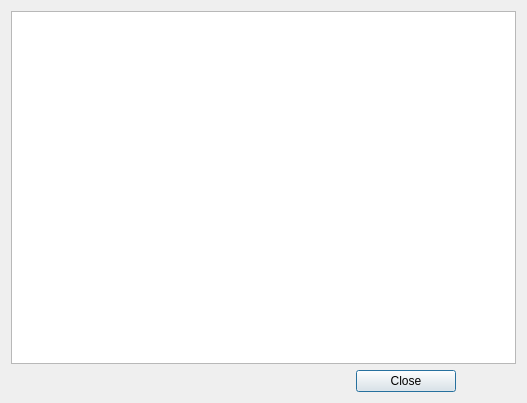
<?xml version="1.0" encoding="UTF-8"?>
<ui version="4.0">
 <class>TextViewBox</class>
 <widget class="QDialog" name="TextViewBox">
  <property name="geometry">
   <rect>
    <x>0</x>
    <y>0</y>
    <width>527</width>
    <height>403</height>
   </rect>
  </property>
  <property name="windowTitle">
   <string>Dialog</string>
  </property>
  <layout class="QVBoxLayout" name="verticalLayout">
   <item>
    <widget class="QTextBrowser" name="textBrowser"/>
   </item>
   <item>
    <layout class="QHBoxLayout" name="horizontalLayout">
     <item>
      <spacer name="horizontalSpacer">
       <property name="orientation">
        <enum>Qt::Horizontal</enum>
       </property>
       <property name="sizeHint" stdset="0">
        <size>
         <width>40</width>
         <height>20</height>
        </size>
       </property>
      </spacer>
     </item>
     <item>
      <widget class="QPushButton" name="pushButton">
       <property name="minimumSize">
        <size>
         <width>100</width>
         <height>0</height>
        </size>
       </property>
       <property name="text">
        <string>Close</string>
       </property>
      </widget>
     </item>
     <item>
      <spacer name="horizontalSpacer_2">
       <property name="orientation">
        <enum>Qt::Horizontal</enum>
       </property>
       <property name="sizeType">
        <enum>QSizePolicy::Fixed</enum>
       </property>
       <property name="sizeHint" stdset="0">
        <size>
         <width>60</width>
         <height>20</height>
        </size>
       </property>
      </spacer>
     </item>
    </layout>
   </item>
  </layout>
 </widget>
 <resources/>
 <connections>
  <connection>
   <sender>pushButton</sender>
   <signal>pressed()</signal>
   <receiver>TextViewBox</receiver>
   <slot>close()</slot>
   <hints>
    <hint type="sourcelabel">
     <x>425</x>
     <y>387</y>
    </hint>
    <hint type="destinationlabel">
     <x>524</x>
     <y>339</y>
    </hint>
   </hints>
  </connection>
 </connections>
</ui>
